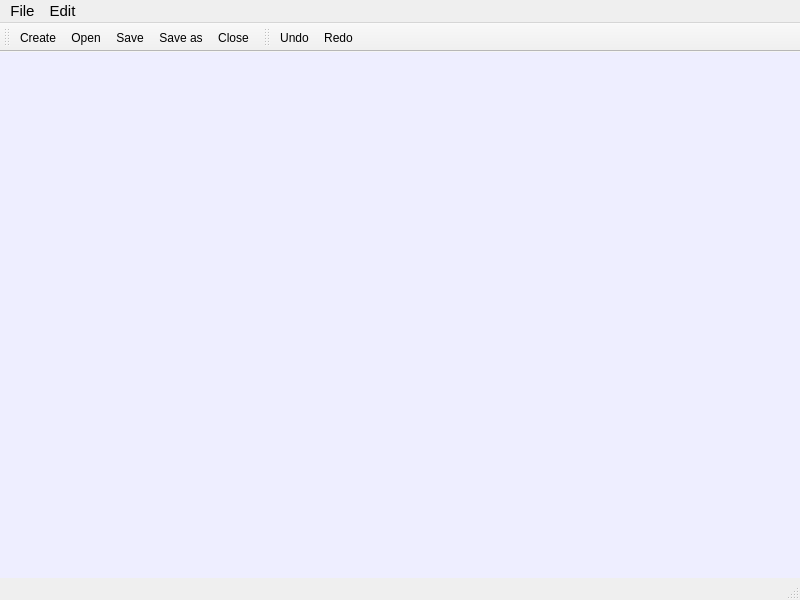
<?xml version="1.0" encoding="UTF-8"?>
<ui version="4.0">
 <class>MainWindow</class>
 <widget class="QMainWindow" name="MainWindow">
  <property name="geometry">
   <rect>
    <x>0</x>
    <y>0</y>
    <width>800</width>
    <height>600</height>
   </rect>
  </property>
  <property name="windowTitle">
   <string>SketchCAD</string>
  </property>
  <property name="windowIcon">
   <iconset resource="resources.qrc">
    <normaloff>:/resources/icons/floor_plan.png</normaloff>:/resources/icons/floor_plan.png</iconset>
  </property>
  <property name="iconSize">
   <size>
    <width>24</width>
    <height>24</height>
   </size>
  </property>
  <widget class="QWidget" name="centralwidget">
   <property name="styleSheet">
    <string notr="true">#centralwidget {
	background-color: #eeeeff;
}</string>
   </property>
   <layout class="QVBoxLayout" name="verticalLayout">
    <property name="spacing">
     <number>6</number>
    </property>
    <property name="leftMargin">
     <number>6</number>
    </property>
    <property name="topMargin">
     <number>6</number>
    </property>
    <property name="rightMargin">
     <number>6</number>
    </property>
    <property name="bottomMargin">
     <number>0</number>
    </property>
    <item>
     <widget class="QWidget" name="central_tile_widget_wrapper" native="true">
      <layout class="QVBoxLayout" name="verticalLayout_2">
       <property name="spacing">
        <number>0</number>
       </property>
       <property name="leftMargin">
        <number>0</number>
       </property>
       <property name="topMargin">
        <number>0</number>
       </property>
       <property name="rightMargin">
        <number>0</number>
       </property>
       <property name="bottomMargin">
        <number>6</number>
       </property>
       <item>
        <widget class="TileWidget" name="central_tile_widget" native="true"/>
       </item>
      </layout>
     </widget>
    </item>
   </layout>
  </widget>
  <widget class="QMenuBar" name="menubar">
   <property name="geometry">
    <rect>
     <x>0</x>
     <y>0</y>
     <width>800</width>
     <height>22</height>
    </rect>
   </property>
   <property name="font">
    <font>
     <pointsize>11</pointsize>
    </font>
   </property>
   <widget class="QMenu" name="menuFile">
    <property name="title">
     <string>File</string>
    </property>
    <addaction name="actionCreate"/>
    <addaction name="actionOpen"/>
    <addaction name="actionSave"/>
    <addaction name="actionSaveAs"/>
    <addaction name="actionClose_current"/>
   </widget>
   <widget class="QMenu" name="menuEdit">
    <property name="title">
     <string>Edit</string>
    </property>
    <addaction name="actionUndoCommand"/>
    <addaction name="actionRedoCommand"/>
   </widget>
   <addaction name="menuFile"/>
   <addaction name="menuEdit"/>
  </widget>
  <widget class="QStatusBar" name="statusbar"/>
  <widget class="QToolBar" name="toolBarDocuments">
   <property name="windowTitle">
    <string>Tool bar documents</string>
   </property>
   <property name="iconSize">
    <size>
     <width>30</width>
     <height>30</height>
    </size>
   </property>
   <attribute name="toolBarArea">
    <enum>TopToolBarArea</enum>
   </attribute>
   <attribute name="toolBarBreak">
    <bool>false</bool>
   </attribute>
   <addaction name="actionCreate"/>
   <addaction name="actionOpen"/>
   <addaction name="actionSave"/>
   <addaction name="actionSaveAs"/>
   <addaction name="actionClose_current"/>
  </widget>
  <widget class="QToolBar" name="toolBarSchemeActions">
   <property name="windowTitle">
    <string>Tool bar scheme actions</string>
   </property>
   <property name="iconSize">
    <size>
     <width>30</width>
     <height>30</height>
    </size>
   </property>
   <attribute name="toolBarArea">
    <enum>TopToolBarArea</enum>
   </attribute>
   <attribute name="toolBarBreak">
    <bool>false</bool>
   </attribute>
   <addaction name="actionUndoCommand"/>
   <addaction name="actionRedoCommand"/>
  </widget>
  <action name="actionCreate">
   <property name="icon">
    <iconset resource="resources.qrc">
     <normaloff>:/resources/icons/new.png</normaloff>:/resources/icons/new.png</iconset>
   </property>
   <property name="text">
    <string>Create</string>
   </property>
   <property name="toolTip">
    <string>Create</string>
   </property>
   <property name="statusTip">
    <string>Create scheme</string>
   </property>
   <property name="whatsThis">
    <string>Action, which creates new scheme.</string>
   </property>
  </action>
  <action name="actionOpen">
   <property name="icon">
    <iconset resource="resources.qrc">
     <normaloff>:/resources/icons/open.png</normaloff>:/resources/icons/open.png</iconset>
   </property>
   <property name="text">
    <string>Open</string>
   </property>
   <property name="statusTip">
    <string>Open scheme</string>
   </property>
   <property name="whatsThis">
    <string>Action, which opens scheme from file.</string>
   </property>
  </action>
  <action name="actionSave">
   <property name="icon">
    <iconset resource="resources.qrc">
     <normaloff>:/resources/icons/save.png</normaloff>:/resources/icons/save.png</iconset>
   </property>
   <property name="text">
    <string>Save</string>
   </property>
   <property name="statusTip">
    <string>Save scheme</string>
   </property>
   <property name="whatsThis">
    <string>Action, which saves scheme.</string>
   </property>
  </action>
  <action name="actionSaveAs">
   <property name="icon">
    <iconset resource="resources.qrc">
     <normaloff>:/resources/icons/save_as.png</normaloff>:/resources/icons/save_as.png</iconset>
   </property>
   <property name="text">
    <string>Save as</string>
   </property>
   <property name="statusTip">
    <string>Save scheme as</string>
   </property>
   <property name="whatsThis">
    <string>Action, which save schemes with new filename.</string>
   </property>
  </action>
  <action name="actionClose_current">
   <property name="icon">
    <iconset resource="resources.qrc">
     <normaloff>:/resources/icons/close.png</normaloff>:/resources/icons/close.png</iconset>
   </property>
   <property name="text">
    <string>Close</string>
   </property>
   <property name="statusTip">
    <string>Close scheme</string>
   </property>
   <property name="whatsThis">
    <string>Action, which closes current scheme.</string>
   </property>
  </action>
  <action name="actionUndoCommand">
   <property name="icon">
    <iconset resource="resources.qrc">
     <normaloff>:/resources/icons/undo.png</normaloff>:/resources/icons/undo.png</iconset>
   </property>
   <property name="text">
    <string>Undo</string>
   </property>
   <property name="statusTip">
    <string>Undo last action</string>
   </property>
   <property name="whatsThis">
    <string>Undo last scheme action.</string>
   </property>
  </action>
  <action name="actionRedoCommand">
   <property name="checkable">
    <bool>false</bool>
   </property>
   <property name="checked">
    <bool>false</bool>
   </property>
   <property name="icon">
    <iconset resource="resources.qrc">
     <normaloff>:/resources/icons/redo.png</normaloff>:/resources/icons/redo.png</iconset>
   </property>
   <property name="text">
    <string>Redo</string>
   </property>
   <property name="statusTip">
    <string>Redo last action</string>
   </property>
   <property name="whatsThis">
    <string>Redo last scheme action.</string>
   </property>
  </action>
 </widget>
 <customwidgets>
  <customwidget>
   <class>TileWidget</class>
   <extends>QWidget</extends>
   <header>tile_widget/tile_widget.h</header>
   <container>1</container>
  </customwidget>
 </customwidgets>
 <resources>
  <include location="resources.qrc"/>
 </resources>
 <connections/>
</ui>
